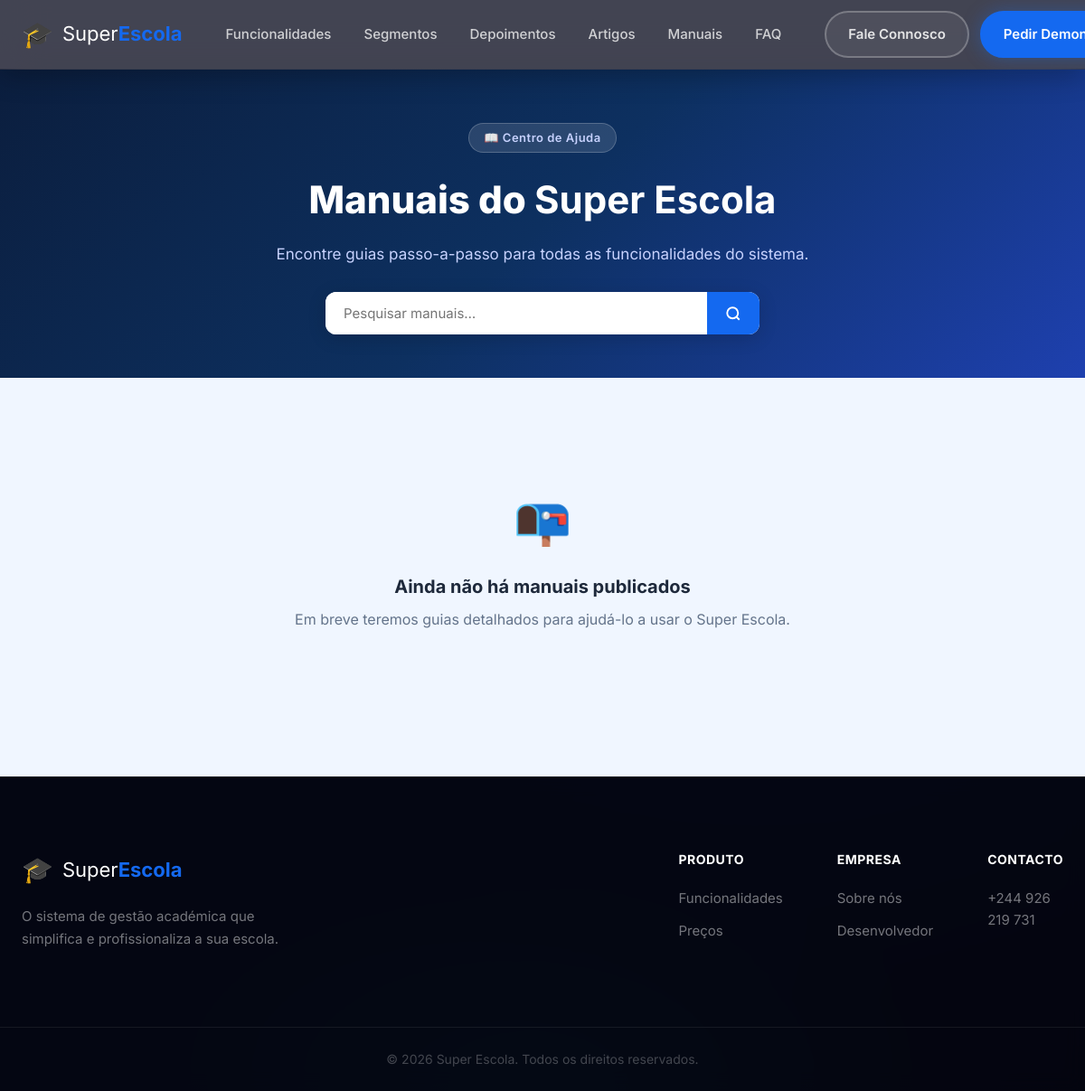
The app's page /manuais/?cat=Financeiro, older data.
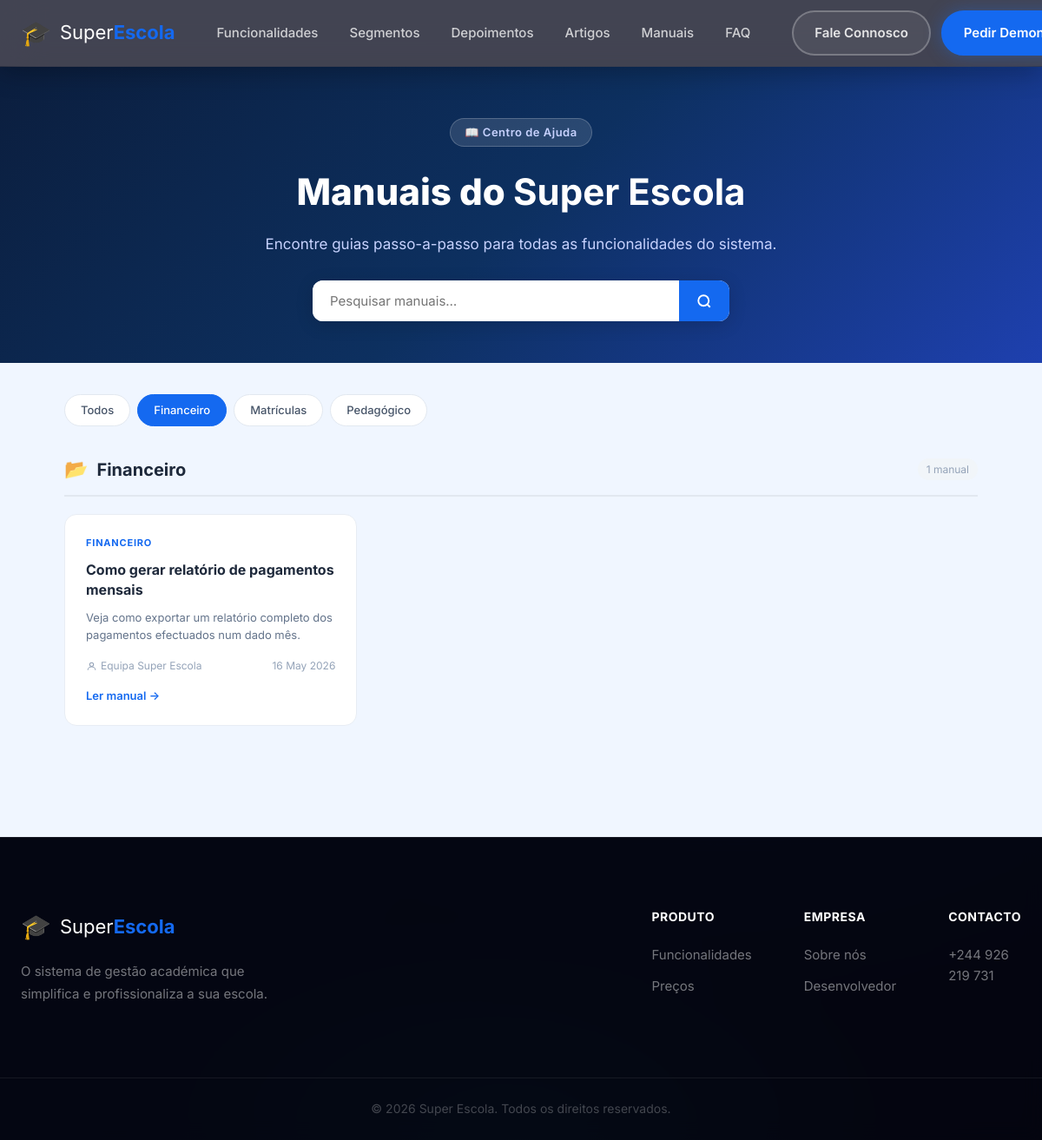
The same page, newer data.
### core/models.py (models this page shows, shortened)
class Manual(models.Model):
    titulo = models.TextField()
    categoria = models.TextField(default='Geral')
    resumo = models.TextField(blank=True, default='')
    intro = models.TextField(blank=True, default='')
    passos = models.TextField(blank=True, default='[]')
    conteudo = models.TextField(blank=True, default='')
    imagem_url = models.TextField(blank=True, default='')
    autor = models.TextField(default='Equipa Super Escola')
    publicado_em = models.DateTimeField(auto_now_add=True)
    ativo = models.IntegerField(default=1)
    class Meta:
        db_table = 'manuais'
        ordering = ['-publicado_em']
    def resumo_curto(self):
        return self.resumo[:130] if self.resumo else ''

### core/views.py (the view)
# urls.py: path('manuais/', views.manuais_list, name='manuais'),
def manuais_list(request):
    busca = request.GET.get('q', '').strip()
    cat_filter = request.GET.get('cat', '').strip()
    qs = Manual.objects.filter(ativo=1)
    if busca:
        qs = qs.filter(titulo__icontains=busca) | Manual.objects.filter(ativo=1, resumo__icontains=busca)
    if cat_filter:
        qs = qs.filter(categoria=cat_filter)
    todos_manuais = qs.order_by('categoria', '-publicado_em')
    categorias_disponiveis = list(Manual.objects.filter(ativo=1).values_list('categoria', flat=True).distinct().order_by('categoria'))
    grupos = {}
    for m in todos_manuais:
        grupos.setdefault(m.categoria, []).append(m)
    recentes = Manual.objects.filter(ativo=1).order_by('-publicado_em')[:5]
    return render(request, 'manuais.html', {
        'grupos': grupos,
        'categorias': categorias_disponiveis,
        'recentes': recentes,
        'busca': busca,
        'cat_filter': cat_filter,
        'total': todos_manuais.count(),
    })

### core/templates/manuais.html (shortened to what the changed rows need)
{% extends "base.html" %}
{% load static %}
{% block body %}
<main class="manuais-page">
  <div class="manuais-hero">
    <div class="container">
      <div class="manuais-hero-inner">
        <h1>Manuais do <strong>Super Escola</strong></h1>
      </div>
    </div>
  </div>
  <div class="container manuais-body">
    {% if categorias %}
    <div class="manuais-cats-bar">
      <a href="/manuais/" class="mcat-pill {% if not cat_filter %}active{% endif %}">Todos</a>
      {% for cat in categorias %}
      <a href="/manuais/?cat={{ cat|urlencode }}" class="mcat-pill {% if cat_filter == cat %}active{% endif %}">{{ cat }}</a>
      {% endfor %}
    </div>
    {% endif %}
    {% if grupos %}
      {% for categoria, lista in grupos.items %}
      <section class="manuais-group">
        <div class="manuais-group-header">
          <span class="mgrupo-icon">📂</span>
          <h2 class="mgrupo-titulo">{{ categoria }}</h2>
          <span class="mgrupo-count">{{ lista|length }} manual{{ lista|length|pluralize:"is" }}</span>
        </div>
        <div class="manuais-grid">
          {% for m in lista %}
          <a href="{% url 'manual_detail' m.id %}" class="manual-card">
            <div class="mcard-cat-tag">{{ m.categoria }}</div>
            <h3 class="mcard-titulo">{{ m.titulo }}</h3>
            {% if m.resumo %}
            <p class="mcard-resumo">{{ m.resumo_curto }}</p>
            {% endif %}
            <div class="mcard-footer">
              <span class="mcard-autor">
                <svg width="13" height="13" fill="none" stroke="currentColor" stroke-width="2" viewBox="0 0 24 24"><circle cx="12" cy="8" r="4"/><path d="M4 20c0-4 3.6-7 8-7s8 3 8 7"/></svg>
                {{ m.autor }}
              </span>
              <span class="mcard-data">{{ m.publicado_em|date:"d M Y" }}</span>
            </div>
            <span class="mcard-ler">Ler manual →</span>
          </a>
          {% endfor %}
        </div>
      </section>
      {% endfor %}
    {% else %}
      <div class="manuais-empty">
        <div class="mempty-icon">📭</div>
        {% if busca %}
        <h3>Nenhum resultado para "{{ busca }}"</h3>
        <p>Tente outras palavras-chave ou <a href="/manuais/">veja todos os manuais</a>.</p>
        {% else %}
        <h3>Ainda não há manuais publicados</h3>
        <p>Em breve teremos guias detalhados para ajudá-lo a usar o Super Escola.</p>
        {% endif %}
      </div>
    {% endif %}
  </div>
</main>
{% endblock %}

Row changes from the older to the newer data that the page shows:
added Manual: categoria "Financeiro", lista "1", categoria "FINANCEIRO", titulo "Como gerar relatório de pagamentos mensais", resumo_curto "Veja como exportar um relatório completo dos pagamentos efectuados num dado mês.", autor "Equipa Super Escola", publicado_em "16 May 2026"
Text that changed along with them:
text no longer shown: "📭 Ainda não há manuais publicados Em breve teremos guias detalhados para ajudá-lo a usar o Super Escola."
text now shown: "Todos"
new list line: "Financeiro"
new list line: "Matrículas"
new list line: "Pedagógico"
